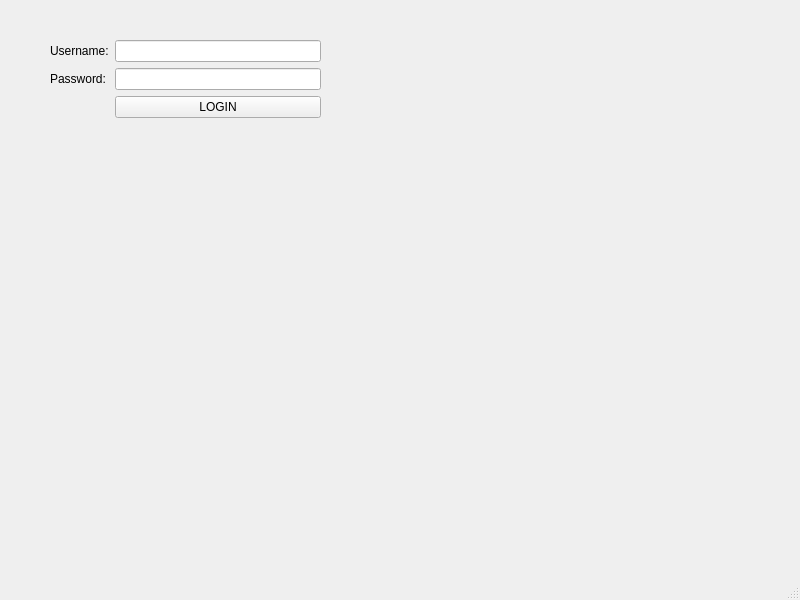
<?xml version="1.0" encoding="UTF-8"?>
<ui version="4.0">
 <class>MainWindow</class>
 <widget class="QMainWindow" name="MainWindow">
  <property name="geometry">
   <rect>
    <x>0</x>
    <y>0</y>
    <width>800</width>
    <height>600</height>
   </rect>
  </property>
  <property name="windowTitle">
   <string>MainWindow</string>
  </property>
  <property name="styleSheet">
   <string notr="true"/>
  </property>
  <widget class="QWidget" name="centralwidget">
   <property name="maximumSize">
    <size>
     <width>800</width>
     <height>564</height>
    </size>
   </property>
   <property name="styleSheet">
    <string notr="true"/>
   </property>
   <widget class="QWidget" name="">
    <property name="geometry">
     <rect>
      <x>50</x>
      <y>40</y>
      <width>271</width>
      <height>181</height>
     </rect>
    </property>
    <layout class="QFormLayout" name="formLayout">
     <item row="0" column="0">
      <widget class="QLabel" name="label">
       <property name="text">
        <string>Username:</string>
       </property>
      </widget>
     </item>
     <item row="0" column="1">
      <widget class="QLineEdit" name="username_input"/>
     </item>
     <item row="1" column="0">
      <widget class="QLabel" name="label_2">
       <property name="text">
        <string>Password:</string>
       </property>
      </widget>
     </item>
     <item row="1" column="1">
      <widget class="QLineEdit" name="password_input">
       <property name="echoMode">
        <enum>QLineEdit::EchoMode::Password</enum>
       </property>
      </widget>
     </item>
     <item row="2" column="1">
      <widget class="QPushButton" name="login_button">
       <property name="text">
        <string>LOGIN</string>
       </property>
      </widget>
     </item>
    </layout>
   </widget>
  </widget>
  <widget class="QMenuBar" name="menubar">
   <property name="geometry">
    <rect>
     <x>0</x>
     <y>0</y>
     <width>800</width>
     <height>18</height>
    </rect>
   </property>
  </widget>
  <widget class="QStatusBar" name="statusbar"/>
 </widget>
 <resources/>
 <connections/>
</ui>
